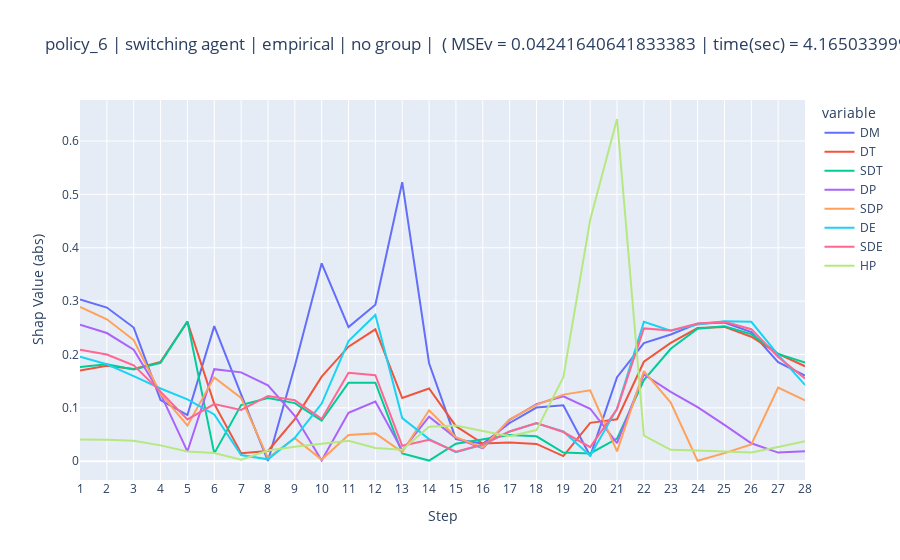

Notebook code cell kept with this figure:
### Markdown cell above
#### Empirical | No group

### Code cell
df_shapley, pred_explain, internal, timing,MSEv,df = group_shap_single_exp(base_config,approach='empirical')
print(df['action'].unique())
fig =px.line(data_frame=df_shapley[["DM","DT","SDT","DP","SDP","DE","SDE","HP"]].abs(),
             x= df_shapley[["DM","DT","SDT","DP","SDP","DE","SDE","HP"]].index ,
             y = df_shapley[["DM","DT","SDT","DP","SDP","DE","SDE","HP"]].columns,
             title =f"{base_config["lvl"]} | switching agent | empirical | no group |  ( MSEv = {MSEv["MSEv"]['MSEv'].iloc[0]} | time(sec) = {timing["total_time_secs"]})"
             ).update_layout(xaxis_title="Step", yaxis_title="Shap Value (abs)")
fig.show()
MSEv["MSEv"]
img =gen_action_map(df,f=f'./README/resources/md_stages_screenshots/md-{base_config['lvl']}-v0_step0.jpg')
plt.imshow(img)

df_summary= groupShap_quant_results(df_shapley,df,MSEv,timing,approach='empirical',grouping= None)
# group_shap_resluts_to_csv(df_shapley,df,timing,MSEv,approach='empirical',grouping= None,csv="groupShap_analysis/data/level_groupShap_summary.csv")
# df.loc[(df['run']==0)]
# df['action'].loc[(df['run']==0)]

# df_shapley.reset_index()

#TODO add stat stuff
# df_shapley
df_summary

### Figure 1 — Plotly figure (JSON) as saved in the notebook; plotly's stock layout.template omitted (floating-point values rounded to 4 significant figures)
{"data": [{"hovertemplate": "variable=DM<br>index=%{x}<br>value=%{y}<extra></extra>", "legendgroup": "DM", "line": {"color": "#636efa", "dash": "solid"}, "marker": {"symbol": "circle"}, "mode": "lines", "name": "DM", "orientation": "v", "showlegend": true, "type": "scatter", "x": ["1", "2", "3", "4", "5", "6", "7", "8", "9", "10", "11", "12", "13", "14", "15", "16", "17", "18", "19", "20", "21", "22", "23", "24", "25", "26", "27", "28"], "xaxis": "x", "y": [0.3031, 0.2879, 0.2505, 0.1147, 0.08651, 0.2532, 0.1251, 0.0003947, 0.1783, 0.3709, 0.2513, 0.2933, 0.5229, 0.1835, 0.04126, 0.03282, 0.07165, 0.1006, 0.105, 0.009597, 0.1573, 0.2214, 0.2374, 0.2577, 0.2598, 0.2421, 0.1857, 0.1604], "yaxis": "y"}, {"hovertemplate": "variable=DT<br>index=%{x}<br>value=%{y}<extra></extra>", "legendgroup": "DT", "line": {"color": "#EF553B", "dash": "solid"}, "marker": {"symbol": "circle"}, "mode": "lines", "name": "DT", "orientation": "v", "showlegend": true, "type": "scatter", "x": ["1", "2", "3", "4", "5", "6", "7", "8", "9", "10", "11", "12", "13", "14", "15", "16", "17", "18", "19", "20", "21", "22", "23", "24", "25", "26", "27", "28"], "xaxis": "x", "y": [0.1699, 0.1787, 0.1729, 0.186, 0.2614, 0.1075, 0.01504, 0.01925, 0.07896, 0.1585, 0.2146, 0.2471, 0.1184, 0.1362, 0.06571, 0.03301, 0.03525, 0.03248, 0.009646, 0.07184, 0.07863, 0.1864, 0.2217, 0.2496, 0.2517, 0.2332, 0.2013, 0.178], "yaxis": "y"}, {"hovertemplate": "variable=SDT<br>index=%{x}<br>value=%{y}<extra></extra>", "legendgroup": "SDT", "line": {"color": "#00cc96", "dash": "solid"}, "marker": {"symbol": "circle"}, "mode": "lines", "name": "SDT", "orientation": "v", "showlegend": true, "type": "scatter", "x": ["1", "2", "3", "4", "5", "6", "7", "8", "9", "10", "11", "12", "13", "14", "15", "16", "17", "18", "19", "20", "21", "22", "23", "24", "25", "26", "27", "28"], "xaxis": "x", "y": [0.1764, 0.1818, 0.172, 0.1843, 0.2621, 0.01468, 0.1053, 0.1186, 0.1089, 0.07603, 0.147, 0.1471, 0.0146, 0.001212, 0.03272, 0.04049, 0.04899, 0.04672, 0.0161, 0.01467, 0.04233, 0.1522, 0.2107, 0.2481, 0.253, 0.2381, 0.2011, 0.1851], "yaxis": "y"}, {"hovertemplate": "variable=DP<br>index=%{x}<br>value=%{y}<extra></extra>", "legendgroup": "DP", "line": {"color": "#ab63fa", "dash": "solid"}, "marker": {"symbol": "circle"}, "mode": "lines", "name": "DP", "orientation": "v", "showlegend": true, "type": "scatter", "x": ["1", "2", "3", "4", "5", "6", "7", "8", "9", "10", "11", "12", "13", "14", "15", "16", "17", "18", "19", "20", "21", "22", "23", "24", "25", "26", "27", "28"], "xaxis": "x", "y": [0.2556, 0.2402, 0.2089, 0.1261, 0.01831, 0.1724, 0.1665, 0.1422, 0.08504, 0.001498, 0.09062, 0.1118, 0.01997, 0.08355, 0.04321, 0.02435, 0.07729, 0.1069, 0.1214, 0.09833, 0.03378, 0.1626, 0.13, 0.1012, 0.06807, 0.03368, 0.01616, 0.01868], "yaxis": "y"}, {"hovertemplate": "variable=SDP<br>index=%{x}<br>value=%{y}<extra></extra>", "legendgroup": "SDP", "line": {"color": "#FFA15A", "dash": "solid"}, "marker": {"symbol": "circle"}, "mode": "lines", "name": "SDP", "orientation": "v", "showlegend": true, "type": "scatter", "x": ["1", "2", "3", "4", "5", "6", "7", "8", "9", "10", "11", "12", "13", "14", "15", "16", "17", "18", "19", "20", "21", "22", "23", "24", "25", "26", "27", "28"], "xaxis": "x", "y": [0.2893, 0.2659, 0.227, 0.1267, 0.06714, 0.1571, 0.1185, 0.005866, 0.04299, 0.003072, 0.0492, 0.05213, 0.01711, 0.09549, 0.04518, 0.02545, 0.07845, 0.1057, 0.1248, 0.1329, 0.01846, 0.1689, 0.1099, 0.0007478, 0.01519, 0.03155, 0.138, 0.1139], "yaxis": "y"}, {"hovertemplate": "variable=DE<br>index=%{x}<br>value=%{y}<extra></extra>", "legendgroup": "DE", "line": {"color": "#19d3f3", "dash": "solid"}, "marker": {"symbol": "circle"}, "mode": "lines", "name": "DE", "orientation": "v", "showlegend": true, "type": "scatter", "x": ["1", "2", "3", "4", "5", "6", "7", "8", "9", "10", "11", "12", "13", "14", "15", "16", "17", "18", "19", "20", "21", "22", "23", "24", "25", "26", "27", "28"], "xaxis": "x", "y": [0.1959, 0.1817, 0.1593, 0.1362, 0.1158, 0.08762, 0.01147, 0.00348, 0.04371, 0.1081, 0.2251, 0.274, 0.0808, 0.04142, 0.01683, 0.03068, 0.05583, 0.07105, 0.05567, 0.01035, 0.09851, 0.2611, 0.2444, 0.2563, 0.2624, 0.2613, 0.1992, 0.1429], "yaxis": "y"}, {"hovertemplate": "variable=SDE<br>index=%{x}<br>value=%{y}<extra></extra>", "legendgroup": "SDE", "line": {"color": "#FF6692", "dash": "solid"}, "marker": {"symbol": "circle"}, "mode": "lines", "name": "SDE", "orientation": "v", "showlegend": true, "type": "scatter", "x": ["1", "2", "3", "4", "5", "6", "7", "8", "9", "10", "11", "12", "13", "14", "15", "16", "17", "18", "19", "20", "21", "22", "23", "24", "25", "26", "27", "28"], "xaxis": "x", "y": [0.2087, 0.2, 0.1797, 0.1304, 0.0782, 0.1071, 0.096, 0.1223, 0.1141, 0.07925, 0.1658, 0.1611, 0.02878, 0.04008, 0.01801, 0.03153, 0.05557, 0.07138, 0.05471, 0.02635, 0.0978, 0.2489, 0.245, 0.2582, 0.2611, 0.2474, 0.1952, 0.1549], "yaxis": "y"}, {"hovertemplate": "variable=HP<br>index=%{x}<br>value=%{y}<extra></extra>", "legendgroup": "HP", "line": {"color": "#B6E880", "dash": "solid"}, "marker": {"symbol": "circle"}, "mode": "lines", "name": "HP", "orientation": "v", "showlegend": true, "type": "scatter", "x": ["1", "2", "3", "4", "5", "6", "7", "8", "9", "10", "11", "12", "13", "14", "15", "16", "17", "18", "19", "20", "21", "22", "23", "24", "25", "26", "27", "28"], "xaxis": "x", "y": [0.0406, 0.04034, 0.03819, 0.02969, 0.01809, 0.01549, 0.002803, 0.01996, 0.0272, 0.03279, 0.03812, 0.02493, 0.0214, 0.06472, 0.06671, 0.05656, 0.04686, 0.0583, 0.1572, 0.4524, 0.6413, 0.04794, 0.02125, 0.01999, 0.01783, 0.01634, 0.02648, 0.03764], "yaxis": "y"}], "layout": {"legend": {"title": {"text": "variable"}, "tracegroupgap": 0}, "title": {"text": "policy_6 | switching agent | empirical | no group |  ( MSEv = 0.04241640641833383 | time(sec) = 4.1650339999999995)"}, "xaxis": {"anchor": "y", "domain": [0, 1], "title": {"text": "Step"}}, "yaxis": {"anchor": "x", "domain": [0, 1], "title": {"text": "Shap Value (abs)"}}}}
